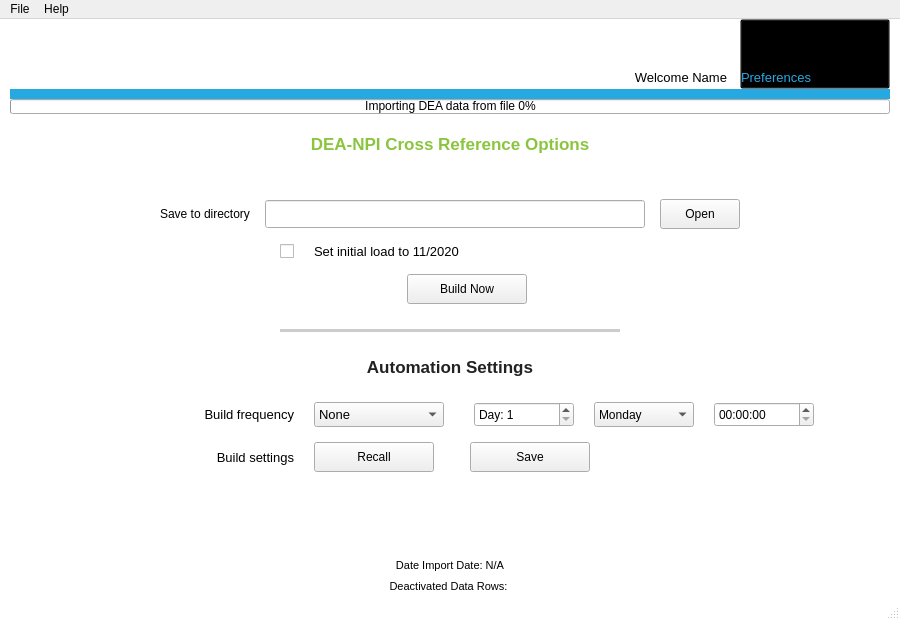
<?xml version="1.0" encoding="UTF-8"?>
<ui version="4.0">
 <class>MainWindow</class>
 <widget class="QMainWindow" name="MainWindow">
  <property name="geometry">
   <rect>
    <x>0</x>
    <y>0</y>
    <width>900</width>
    <height>620</height>
   </rect>
  </property>
  <property name="sizePolicy">
   <sizepolicy hsizetype="Fixed" vsizetype="Preferred">
    <horstretch>0</horstretch>
    <verstretch>0</verstretch>
   </sizepolicy>
  </property>
  <property name="minimumSize">
   <size>
    <width>900</width>
    <height>600</height>
   </size>
  </property>
  <property name="maximumSize">
   <size>
    <width>900</width>
    <height>772</height>
   </size>
  </property>
  <property name="mouseTracking">
   <bool>true</bool>
  </property>
  <property name="windowTitle">
   <string>DEA-NPI Data Engine</string>
  </property>
  <property name="styleSheet">
   <string notr="true">QMainWindow{
	background:#ffffff
}</string>
  </property>
  <property name="dockOptions">
   <set>QMainWindow::AllowTabbedDocks|QMainWindow::AnimatedDocks</set>
  </property>
  <widget class="QWidget" name="centralwidget">
   <property name="sizePolicy">
    <sizepolicy hsizetype="Preferred" vsizetype="Fixed">
     <horstretch>0</horstretch>
     <verstretch>0</verstretch>
    </sizepolicy>
   </property>
   <property name="minimumSize">
    <size>
     <width>0</width>
     <height>0</height>
    </size>
   </property>
   <property name="maximumSize">
    <size>
     <width>16777215</width>
     <height>1200</height>
    </size>
   </property>
   <layout class="QGridLayout" name="gridLayout_3">
    <property name="sizeConstraint">
     <enum>QLayout::SetDefaultConstraint</enum>
    </property>
    <property name="leftMargin">
     <number>10</number>
    </property>
    <property name="topMargin">
     <number>0</number>
    </property>
    <property name="rightMargin">
     <number>10</number>
    </property>
    <property name="bottomMargin">
     <number>0</number>
    </property>
    <property name="horizontalSpacing">
     <number>10</number>
    </property>
    <property name="verticalSpacing">
     <number>0</number>
    </property>
    <item row="4" column="0">
     <widget class="QProgressBar" name="pb_build">
      <property name="minimumSize">
       <size>
        <width>0</width>
        <height>15</height>
       </size>
      </property>
      <property name="maximumSize">
       <size>
        <width>16777215</width>
        <height>15</height>
       </size>
      </property>
      <property name="font">
       <font>
        <family>Arial</family>
       </font>
      </property>
      <property name="styleSheet">
       <string notr="true">QProgressBar::chunk { color: black;  }</string>
      </property>
      <property name="value">
       <number>0</number>
      </property>
      <property name="alignment">
       <set>Qt::AlignCenter</set>
      </property>
      <property name="format">
       <string>Importing DEA data from file %p%</string>
      </property>
     </widget>
    </item>
    <item row="1" column="0">
     <layout class="QHBoxLayout" name="horizontalLayout_2">
      <property name="spacing">
       <number>10</number>
      </property>
      <item>
       <widget class="QLabel" name="lb_logo">
        <property name="sizePolicy">
         <sizepolicy hsizetype="Preferred" vsizetype="Fixed">
          <horstretch>0</horstretch>
          <verstretch>0</verstretch>
         </sizepolicy>
        </property>
        <property name="minimumSize">
         <size>
          <width>280</width>
          <height>70</height>
         </size>
        </property>
        <property name="maximumSize">
         <size>
          <width>16777215</width>
          <height>70</height>
         </size>
        </property>
        <property name="font">
         <font>
          <family>Arial</family>
         </font>
        </property>
        <property name="styleSheet">
         <string notr="true">background:#ffffff</string>
        </property>
        <property name="text">
         <string/>
        </property>
       </widget>
      </item>
      <item>
       <spacer name="horizontalSpacer_7">
        <property name="orientation">
         <enum>Qt::Horizontal</enum>
        </property>
        <property name="sizeHint" stdset="0">
         <size>
          <width>40</width>
          <height>20</height>
         </size>
        </property>
       </spacer>
      </item>
      <item>
       <widget class="QLabel" name="lb_welcome_msg">
        <property name="sizePolicy">
         <sizepolicy hsizetype="Preferred" vsizetype="Fixed">
          <horstretch>0</horstretch>
          <verstretch>0</verstretch>
         </sizepolicy>
        </property>
        <property name="minimumSize">
         <size>
          <width>250</width>
          <height>70</height>
         </size>
        </property>
        <property name="maximumSize">
         <size>
          <width>16777215</width>
          <height>70</height>
         </size>
        </property>
        <property name="font">
         <font>
          <family>Arial</family>
          <pointsize>10</pointsize>
          <weight>50</weight>
          <bold>false</bold>
         </font>
        </property>
        <property name="styleSheet">
         <string notr="true">QLabel {
	padding-top:46px;
}</string>
        </property>
        <property name="text">
         <string>Welcome Name</string>
        </property>
        <property name="textFormat">
         <enum>Qt::AutoText</enum>
        </property>
        <property name="alignment">
         <set>Qt::AlignRight|Qt::AlignTrailing|Qt::AlignVCenter</set>
        </property>
       </widget>
      </item>
      <item>
       <widget class="QPushButton" name="btn_preferences">
        <property name="minimumSize">
         <size>
          <width>150</width>
          <height>70</height>
         </size>
        </property>
        <property name="maximumSize">
         <size>
          <width>16777215</width>
          <height>70</height>
         </size>
        </property>
        <property name="font">
         <font>
          <family>Arial</family>
          <pointsize>10</pointsize>
         </font>
        </property>
        <property name="focusPolicy">
         <enum>Qt::NoFocus</enum>
        </property>
        <property name="styleSheet">
         <string notr="true">QPushButton{
	background:rgba(0,0,0,0);
    color:#26a9e1;
    text-align:left;
   padding-top:46px;
  
}
QPushButton:hover{
	text-decoration:underline;
}</string>
        </property>
        <property name="text">
         <string>Preferences</string>
        </property>
       </widget>
      </item>
     </layout>
    </item>
    <item row="2" column="0">
     <widget class="QLabel" name="label_11">
      <property name="sizePolicy">
       <sizepolicy hsizetype="Preferred" vsizetype="Fixed">
        <horstretch>0</horstretch>
        <verstretch>0</verstretch>
       </sizepolicy>
      </property>
      <property name="minimumSize">
       <size>
        <width>0</width>
        <height>10</height>
       </size>
      </property>
      <property name="maximumSize">
       <size>
        <width>16777215</width>
        <height>10</height>
       </size>
      </property>
      <property name="font">
       <font>
        <family>Arial</family>
       </font>
      </property>
      <property name="styleSheet">
       <string notr="true">background:#26a9e1</string>
      </property>
      <property name="text">
       <string/>
      </property>
     </widget>
    </item>
    <item row="5" column="0">
     <layout class="QGridLayout" name="gridLayout">
      <property name="topMargin">
       <number>10</number>
      </property>
      <property name="bottomMargin">
       <number>5</number>
      </property>
      <property name="horizontalSpacing">
       <number>20</number>
      </property>
      <property name="verticalSpacing">
       <number>15</number>
      </property>
      <item row="1" column="4">
       <spacer name="horizontalSpacer_11">
        <property name="orientation">
         <enum>Qt::Horizontal</enum>
        </property>
        <property name="sizeType">
         <enum>QSizePolicy::Fixed</enum>
        </property>
        <property name="sizeHint" stdset="0">
         <size>
          <width>10</width>
          <height>20</height>
         </size>
        </property>
       </spacer>
      </item>
      <item row="10" column="2">
       <widget class="QComboBox" name="cb_frequency">
        <property name="minimumSize">
         <size>
          <width>130</width>
          <height>25</height>
         </size>
        </property>
        <property name="maximumSize">
         <size>
          <width>234234</width>
          <height>25</height>
         </size>
        </property>
        <property name="font">
         <font>
          <family>Arial</family>
          <pointsize>10</pointsize>
          <weight>50</weight>
          <bold>false</bold>
         </font>
        </property>
        <item>
         <property name="text">
          <string>None</string>
         </property>
        </item>
        <item>
         <property name="text">
          <string>Monthly</string>
         </property>
        </item>
        <item>
         <property name="text">
          <string>Weekly</string>
         </property>
        </item>
        <item>
         <property name="text">
          <string>Daily</string>
         </property>
        </item>
       </widget>
      </item>
      <item row="4" column="2" colspan="3" alignment="Qt::AlignHCenter">
       <widget class="QPushButton" name="btn_build">
        <property name="minimumSize">
         <size>
          <width>120</width>
          <height>30</height>
         </size>
        </property>
        <property name="maximumSize">
         <size>
          <width>150</width>
          <height>16777215</height>
         </size>
        </property>
        <property name="font">
         <font>
          <family>Arial</family>
          <pointsize>9</pointsize>
         </font>
        </property>
        <property name="text">
         <string>Build Now</string>
        </property>
       </widget>
      </item>
      <item row="9" column="1" colspan="4">
       <widget class="QLabel" name="label_16">
        <property name="sizePolicy">
         <sizepolicy hsizetype="Preferred" vsizetype="Fixed">
          <horstretch>0</horstretch>
          <verstretch>0</verstretch>
         </sizepolicy>
        </property>
        <property name="minimumSize">
         <size>
          <width>0</width>
          <height>40</height>
         </size>
        </property>
        <property name="maximumSize">
         <size>
          <width>16777215</width>
          <height>40</height>
         </size>
        </property>
        <property name="font">
         <font>
          <family>Arial</family>
          <pointsize>13</pointsize>
          <weight>75</weight>
          <bold>true</bold>
         </font>
        </property>
        <property name="styleSheet">
         <string notr="true">color:#222222</string>
        </property>
        <property name="text">
         <string>Automation Settings</string>
        </property>
        <property name="alignment">
         <set>Qt::AlignCenter</set>
        </property>
        <property name="margin">
         <number>0</number>
        </property>
       </widget>
      </item>
      <item row="1" column="5">
       <spacer name="horizontalSpacer_8">
        <property name="orientation">
         <enum>Qt::Horizontal</enum>
        </property>
        <property name="sizeType">
         <enum>QSizePolicy::Fixed</enum>
        </property>
        <property name="sizeHint" stdset="0">
         <size>
          <width>250</width>
          <height>20</height>
         </size>
        </property>
       </spacer>
      </item>
      <item row="3" column="2" colspan="3">
       <widget class="QLabel" name="lb_sil">
        <property name="minimumSize">
         <size>
          <width>140</width>
          <height>0</height>
         </size>
        </property>
        <property name="maximumSize">
         <size>
          <width>234234</width>
          <height>132132</height>
         </size>
        </property>
        <property name="font">
         <font>
          <family>Arial</family>
          <pointsize>10</pointsize>
         </font>
        </property>
        <property name="text">
         <string>Set initial load to 11/2020</string>
        </property>
        <property name="alignment">
         <set>Qt::AlignLeading|Qt::AlignLeft|Qt::AlignVCenter</set>
        </property>
       </widget>
      </item>
      <item row="11" column="2" colspan="3">
       <layout class="QHBoxLayout" name="horizontalLayout_3">
        <item>
         <widget class="QPushButton" name="btn_view">
          <property name="minimumSize">
           <size>
            <width>120</width>
            <height>30</height>
           </size>
          </property>
          <property name="maximumSize">
           <size>
            <width>120</width>
            <height>16777215</height>
           </size>
          </property>
          <property name="font">
           <font>
            <family>Arial</family>
            <pointsize>9</pointsize>
           </font>
          </property>
          <property name="text">
           <string>Recall</string>
          </property>
         </widget>
        </item>
        <item>
         <spacer name="horizontalSpacer_2">
          <property name="orientation">
           <enum>Qt::Horizontal</enum>
          </property>
          <property name="sizeHint" stdset="0">
           <size>
            <width>40</width>
            <height>20</height>
           </size>
          </property>
         </spacer>
        </item>
        <item>
         <widget class="QPushButton" name="btn_save">
          <property name="minimumSize">
           <size>
            <width>120</width>
            <height>30</height>
           </size>
          </property>
          <property name="maximumSize">
           <size>
            <width>120</width>
            <height>16777215</height>
           </size>
          </property>
          <property name="font">
           <font>
            <family>MS Shell Dlg 2</family>
            <pointsize>9</pointsize>
           </font>
          </property>
          <property name="text">
           <string>Save</string>
          </property>
         </widget>
        </item>
        <item>
         <spacer name="horizontalSpacer_15">
          <property name="orientation">
           <enum>Qt::Horizontal</enum>
          </property>
          <property name="sizeType">
           <enum>QSizePolicy::Fixed</enum>
          </property>
          <property name="sizeHint" stdset="0">
           <size>
            <width>30</width>
            <height>20</height>
           </size>
          </property>
         </spacer>
        </item>
       </layout>
      </item>
      <item row="11" column="0" colspan="2">
       <widget class="QLabel" name="label_8">
        <property name="minimumSize">
         <size>
          <width>140</width>
          <height>0</height>
         </size>
        </property>
        <property name="maximumSize">
         <size>
          <width>234324</width>
          <height>132132</height>
         </size>
        </property>
        <property name="font">
         <font>
          <family>Arial</family>
          <pointsize>10</pointsize>
         </font>
        </property>
        <property name="text">
         <string>Build settings</string>
        </property>
        <property name="alignment">
         <set>Qt::AlignRight|Qt::AlignTrailing|Qt::AlignVCenter</set>
        </property>
       </widget>
      </item>
      <item row="10" column="0" colspan="2">
       <widget class="QLabel" name="label_9">
        <property name="minimumSize">
         <size>
          <width>140</width>
          <height>0</height>
         </size>
        </property>
        <property name="maximumSize">
         <size>
          <width>234324</width>
          <height>132132</height>
         </size>
        </property>
        <property name="font">
         <font>
          <family>Arial</family>
          <pointsize>10</pointsize>
         </font>
        </property>
        <property name="text">
         <string>Build frequency</string>
        </property>
        <property name="alignment">
         <set>Qt::AlignRight|Qt::AlignTrailing|Qt::AlignVCenter</set>
        </property>
       </widget>
      </item>
      <item row="0" column="0" colspan="6">
       <widget class="QLabel" name="label_15">
        <property name="sizePolicy">
         <sizepolicy hsizetype="Preferred" vsizetype="Fixed">
          <horstretch>0</horstretch>
          <verstretch>0</verstretch>
         </sizepolicy>
        </property>
        <property name="minimumSize">
         <size>
          <width>0</width>
          <height>40</height>
         </size>
        </property>
        <property name="maximumSize">
         <size>
          <width>16777215</width>
          <height>40</height>
         </size>
        </property>
        <property name="font">
         <font>
          <family>Arial</family>
          <pointsize>13</pointsize>
          <weight>75</weight>
          <bold>true</bold>
         </font>
        </property>
        <property name="styleSheet">
         <string notr="true">color:#8bc53f</string>
        </property>
        <property name="text">
         <string>DEA-NPI Cross Reference Options</string>
        </property>
        <property name="alignment">
         <set>Qt::AlignCenter</set>
        </property>
        <property name="margin">
         <number>0</number>
        </property>
       </widget>
      </item>
      <item row="6" column="1" colspan="4">
       <widget class="QLabel" name="label_12">
        <property name="sizePolicy">
         <sizepolicy hsizetype="Preferred" vsizetype="Fixed">
          <horstretch>0</horstretch>
          <verstretch>0</verstretch>
         </sizepolicy>
        </property>
        <property name="minimumSize">
         <size>
          <width>0</width>
          <height>3</height>
         </size>
        </property>
        <property name="maximumSize">
         <size>
          <width>16777215</width>
          <height>3</height>
         </size>
        </property>
        <property name="font">
         <font>
          <family>Arial</family>
         </font>
        </property>
        <property name="styleSheet">
         <string notr="true">background:#cccccc</string>
        </property>
        <property name="text">
         <string/>
        </property>
       </widget>
      </item>
      <item row="10" column="3" colspan="3">
       <layout class="QHBoxLayout" name="horizontalLayout_4">
        <property name="spacing">
         <number>20</number>
        </property>
        <property name="leftMargin">
         <number>10</number>
        </property>
        <item>
         <widget class="QSpinBox" name="sb_mday">
          <property name="minimumSize">
           <size>
            <width>100</width>
            <height>25</height>
           </size>
          </property>
          <property name="maximumSize">
           <size>
            <width>100</width>
            <height>25</height>
           </size>
          </property>
          <property name="font">
           <font>
            <family>Arial</family>
            <pointsize>9</pointsize>
           </font>
          </property>
          <property name="suffix">
           <string/>
          </property>
          <property name="prefix">
           <string>Day: </string>
          </property>
          <property name="minimum">
           <number>1</number>
          </property>
          <property name="maximum">
           <number>31</number>
          </property>
          <property name="value">
           <number>1</number>
          </property>
         </widget>
        </item>
        <item>
         <widget class="QComboBox" name="cb_wday">
          <property name="minimumSize">
           <size>
            <width>100</width>
            <height>25</height>
           </size>
          </property>
          <property name="maximumSize">
           <size>
            <width>100</width>
            <height>25</height>
           </size>
          </property>
          <property name="font">
           <font>
            <family>Arial</family>
            <pointsize>9</pointsize>
            <weight>50</weight>
            <bold>false</bold>
           </font>
          </property>
          <item>
           <property name="text">
            <string>Monday</string>
           </property>
          </item>
          <item>
           <property name="text">
            <string>Tuesday</string>
           </property>
          </item>
          <item>
           <property name="text">
            <string>Wednesday</string>
           </property>
          </item>
          <item>
           <property name="text">
            <string>Thursday</string>
           </property>
          </item>
          <item>
           <property name="text">
            <string>Friday</string>
           </property>
          </item>
          <item>
           <property name="text">
            <string>Saturday</string>
           </property>
          </item>
          <item>
           <property name="text">
            <string>Sunday</string>
           </property>
          </item>
         </widget>
        </item>
        <item>
         <widget class="QTimeEdit" name="te_time">
          <property name="minimumSize">
           <size>
            <width>100</width>
            <height>25</height>
           </size>
          </property>
          <property name="maximumSize">
           <size>
            <width>100</width>
            <height>25</height>
           </size>
          </property>
          <property name="font">
           <font>
            <pointsize>9</pointsize>
           </font>
          </property>
         </widget>
        </item>
        <item>
         <spacer name="horizontalSpacer_19">
          <property name="orientation">
           <enum>Qt::Horizontal</enum>
          </property>
          <property name="sizeHint" stdset="0">
           <size>
            <width>40</width>
            <height>20</height>
           </size>
          </property>
         </spacer>
        </item>
       </layout>
      </item>
      <item row="3" column="1">
       <widget class="QCheckBox" name="ckb_sil">
        <property name="text">
         <string/>
        </property>
       </widget>
      </item>
      <item row="2" column="0" colspan="6">
       <layout class="QHBoxLayout" name="horizontalLayout">
        <item>
         <spacer name="horizontalSpacer_51">
          <property name="orientation">
           <enum>Qt::Horizontal</enum>
          </property>
          <property name="sizeType">
           <enum>QSizePolicy::Fixed</enum>
          </property>
          <property name="sizeHint" stdset="0">
           <size>
            <width>150</width>
            <height>20</height>
           </size>
          </property>
         </spacer>
        </item>
        <item>
         <widget class="QLabel" name="label">
          <property name="text">
           <string>Save to directory</string>
          </property>
         </widget>
        </item>
        <item>
         <spacer name="horizontalSpacer_50">
          <property name="orientation">
           <enum>Qt::Horizontal</enum>
          </property>
          <property name="sizeType">
           <enum>QSizePolicy::Fixed</enum>
          </property>
          <property name="sizeHint" stdset="0">
           <size>
            <width>15</width>
            <height>20</height>
           </size>
          </property>
         </spacer>
        </item>
        <item>
         <widget class="QLineEdit" name="le_sd">
          <property name="sizePolicy">
           <sizepolicy hsizetype="Expanding" vsizetype="Fixed">
            <horstretch>0</horstretch>
            <verstretch>0</verstretch>
           </sizepolicy>
          </property>
          <property name="minimumSize">
           <size>
            <width>200</width>
            <height>28</height>
           </size>
          </property>
          <property name="maximumSize">
           <size>
            <width>234234</width>
            <height>16777215</height>
           </size>
          </property>
          <property name="font">
           <font>
            <family>Arial</family>
            <pointsize>9</pointsize>
           </font>
          </property>
         </widget>
        </item>
        <item>
         <spacer name="horizontalSpacer_16">
          <property name="orientation">
           <enum>Qt::Horizontal</enum>
          </property>
          <property name="sizeType">
           <enum>QSizePolicy::Fixed</enum>
          </property>
          <property name="sizeHint" stdset="0">
           <size>
            <width>15</width>
            <height>20</height>
           </size>
          </property>
         </spacer>
        </item>
        <item>
         <widget class="QPushButton" name="btn_brw">
          <property name="minimumSize">
           <size>
            <width>80</width>
            <height>30</height>
           </size>
          </property>
          <property name="maximumSize">
           <size>
            <width>80</width>
            <height>16777215</height>
           </size>
          </property>
          <property name="font">
           <font>
            <family>Arial</family>
            <pointsize>9</pointsize>
           </font>
          </property>
          <property name="text">
           <string>Open</string>
          </property>
         </widget>
        </item>
        <item>
         <spacer name="horizontalSpacer_12">
          <property name="orientation">
           <enum>Qt::Horizontal</enum>
          </property>
          <property name="sizeType">
           <enum>QSizePolicy::Fixed</enum>
          </property>
          <property name="sizeHint" stdset="0">
           <size>
            <width>150</width>
            <height>20</height>
           </size>
          </property>
         </spacer>
        </item>
       </layout>
      </item>
      <item row="1" column="0">
       <spacer name="horizontalSpacer_5">
        <property name="orientation">
         <enum>Qt::Horizontal</enum>
        </property>
        <property name="sizeType">
         <enum>QSizePolicy::Fixed</enum>
        </property>
        <property name="sizeHint" stdset="0">
         <size>
          <width>250</width>
          <height>20</height>
         </size>
        </property>
       </spacer>
      </item>
      <item row="5" column="2" colspan="2">
       <spacer name="verticalSpacer_8">
        <property name="orientation">
         <enum>Qt::Vertical</enum>
        </property>
        <property name="sizeType">
         <enum>QSizePolicy::Fixed</enum>
        </property>
        <property name="sizeHint" stdset="0">
         <size>
          <width>20</width>
          <height>10</height>
         </size>
        </property>
       </spacer>
      </item>
      <item row="12" column="1" colspan="4">
       <layout class="QVBoxLayout" name="verticalLayout_2">
        <property name="spacing">
         <number>8</number>
        </property>
        <item>
         <spacer name="verticalSpacer_4">
          <property name="orientation">
           <enum>Qt::Vertical</enum>
          </property>
          <property name="sizeType">
           <enum>QSizePolicy::Expanding</enum>
          </property>
          <property name="sizeHint" stdset="0">
           <size>
            <width>20</width>
            <height>20</height>
           </size>
          </property>
         </spacer>
        </item>
        <item>
         <widget class="QLabel" name="lb_import_date">
          <property name="minimumSize">
           <size>
            <width>140</width>
            <height>0</height>
           </size>
          </property>
          <property name="maximumSize">
           <size>
            <width>234324</width>
            <height>132132</height>
           </size>
          </property>
          <property name="font">
           <font>
            <family>Arial</family>
            <pointsize>8</pointsize>
           </font>
          </property>
          <property name="text">
           <string>Date Import Date: N/A</string>
          </property>
          <property name="alignment">
           <set>Qt::AlignCenter</set>
          </property>
         </widget>
        </item>
        <item>
         <widget class="QLabel" name="lb_dd_rows">
          <property name="minimumSize">
           <size>
            <width>140</width>
            <height>0</height>
           </size>
          </property>
          <property name="maximumSize">
           <size>
            <width>234324</width>
            <height>132132</height>
           </size>
          </property>
          <property name="font">
           <font>
            <family>Arial</family>
            <pointsize>8</pointsize>
           </font>
          </property>
          <property name="text">
           <string>Deactivated Data Rows: </string>
          </property>
          <property name="alignment">
           <set>Qt::AlignCenter</set>
          </property>
         </widget>
        </item>
       </layout>
      </item>
     </layout>
    </item>
   </layout>
  </widget>
  <widget class="QMenuBar" name="menuBar">
   <property name="geometry">
    <rect>
     <x>0</x>
     <y>0</y>
     <width>900</width>
     <height>21</height>
    </rect>
   </property>
   <widget class="QMenu" name="menuFile">
    <property name="title">
     <string>File</string>
    </property>
    <addaction name="act_automate"/>
    <addaction name="act_import"/>
    <addaction name="act_backup"/>
    <addaction name="act_exit"/>
   </widget>
   <widget class="QMenu" name="menuHelp">
    <property name="title">
     <string>Help</string>
    </property>
    <addaction name="act_help"/>
    <addaction name="act_check_update"/>
    <addaction name="act_about"/>
   </widget>
   <addaction name="menuFile"/>
   <addaction name="menuHelp"/>
  </widget>
  <widget class="QStatusBar" name="statusBar"/>
  <action name="act_import">
   <property name="text">
    <string>Import DEA Data</string>
   </property>
  </action>
  <action name="act_backup">
   <property name="text">
    <string>Backup Database</string>
   </property>
  </action>
  <action name="act_exit">
   <property name="text">
    <string>Exit</string>
   </property>
  </action>
  <action name="act_logs">
   <property name="enabled">
    <bool>false</bool>
   </property>
   <property name="text">
    <string>Logs</string>
   </property>
  </action>
  <action name="act_settings">
   <property name="text">
    <string>Settings</string>
   </property>
  </action>
  <action name="act_help">
   <property name="text">
    <string>View Help</string>
   </property>
  </action>
  <action name="act_support">
   <property name="text">
    <string>Support</string>
   </property>
  </action>
  <action name="act_about">
   <property name="text">
    <string>About Deactivated Data Engine</string>
   </property>
  </action>
  <action name="act_automate">
   <property name="text">
    <string>Automate DEA Data</string>
   </property>
  </action>
  <action name="act_check_update">
   <property name="text">
    <string>Check for Updates</string>
   </property>
  </action>
 </widget>
 <resources/>
 <connections/>
</ui>
